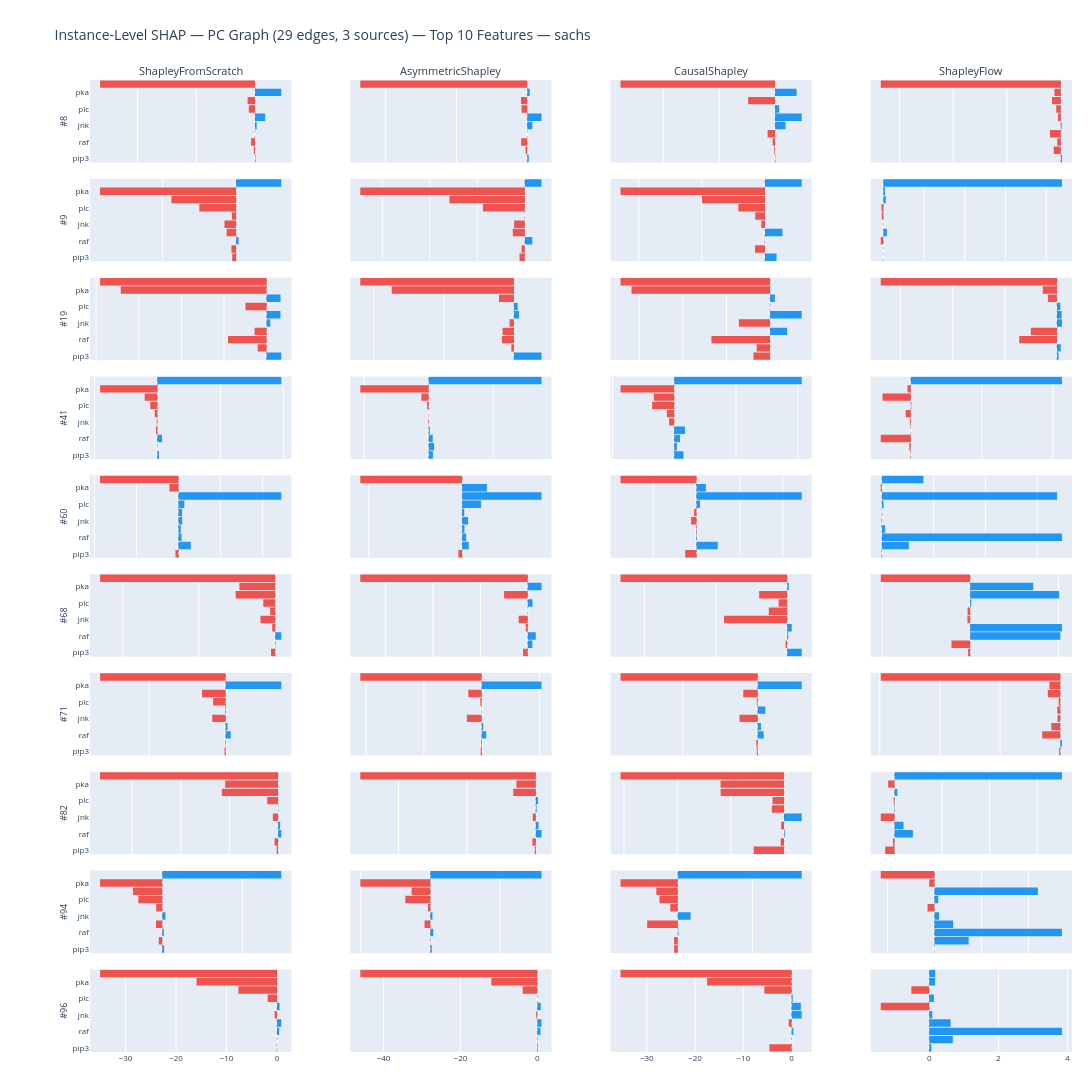

The notebook cell this image was saved under:
### Markdown cell above
## 7. Instance-Level SHAP — PC

### Code cell
N_INSTANCES  = 10
_rng         = np.random.default_rng(seed=42)
instance_idx = sorted(_rng.choice(len(x_test), size=N_INSTANCES, replace=False).tolist())
print(f'Selected {N_INSTANCES} instances (seed=42): {instance_idx}')


def plot_instance_shap_pc(features=None):
    feat_idx, feat_labels = _resolve_features(features)
    title_tag = f'Top {N_TOP_FEATURES}' if features is None else f'{len(feat_labels)}'
    fig = make_instance_shap_figure(
        methods        = PC_SCATTER_METHODS,
        col_labels     = COL_LABELS,
        feature_idx    = feat_idx,
        feature_labels = feat_labels,
        instance_idx   = instance_idx,
        shap_data      = shap_data,
        title          = (
            f'Instance-Level SHAP — PC Graph ({pc_edges} edges, {pc_sources} sources) — '
            f'{title_tag} Features — {DATASET}'
        ),
    )
    fig.show()
    return fig


fig_instance_pc = plot_instance_shap_pc()

### Figure 1 — Plotly figure (JSON) as saved in the notebook; plotly's stock layout.template omitted (floating-point values rounded to 4 significant figures)
{"data": [{"hovertemplate": "<b>Instance 8</b><br>%{y}: %{x:.4f}<extra></extra>", "marker": {"color": ["#2196F3", "#EF5350", "#EF5350", "#EF5350", "#2196F3", "#2196F3", "#EF5350", "#EF5350", "#2196F3", "#EF5350"], "line": {"width": 0}}, "orientation": "h", "showlegend": false, "type": "bar", "x": [0.1446, -0.4086, -1.358, -0.04496, 0.5527, 3.426, -2.115, -2.526, 8.911, -52.72], "xaxis": "x", "y": ["pip3", "pkc", "raf", "p38", "jnk", "pip2", "plc", "mek", "pka", "erk"], "yaxis": "y"}, {"hovertemplate": "<b>Instance 8</b><br>%{y}: %{x:.4f}<extra></extra>", "marker": {"color": ["#2196F3", "#EF5350", "#EF5350", "#EF5350", "#2196F3", "#2196F3", "#EF5350", "#EF5350", "#2196F3", "#EF5350"], "line": {"width": 0}}, "orientation": "h", "showlegend": false, "type": "bar", "x": [0.4302, -0.461, -1.716, -0.005595, 1.432, 4.024, -1.603, -1.768, 0.7024, -47.17], "xaxis": "x2", "y": ["pip3", "pkc", "raf", "p38", "jnk", "pip2", "plc", "mek", "pka", "erk"], "yaxis": "y2"}, {"hovertemplate": "<b>Instance 8</b><br>%{y}: %{x:.4f}<extra></extra>", "marker": {"color": ["#2196F3", "#EF5350", "#EF5350", "#EF5350", "#2196F3", "#2196F3", "#2196F3", "#EF5350", "#2196F3", "#EF5350"], "line": {"width": 0}}, "orientation": "h", "showlegend": false, "type": "bar", "x": [0.1147, -0.2932, -0.8332, -2.666, 3.745, 9.53, 1.466, -9.622, 7.713, -55.29], "xaxis": "x3", "y": ["pip3", "pkc", "raf", "p38", "jnk", "pip2", "plc", "mek", "pka", "erk"], "yaxis": "y3"}, {"hovertemplate": "<b>Instance 8</b><br>%{y}: %{x:.4f}<extra></extra>", "marker": {"color": ["#2196F3", "#EF5350", "#EF5350", "#EF5350", "#2196F3", "#EF5350", "#EF5350", "#EF5350", "#EF5350", "#EF5350"], "line": {"width": 0}}, "orientation": "h", "showlegend": false, "type": "bar", "x": [2.094, -13.14, -6.641, -20.17, 1.726, -5.27, -8.465, -16.32, -11.77, -334.8], "xaxis": "x4", "y": ["pip3", "pkc", "raf", "p38", "jnk", "pip2", "plc", "mek", "pka", "erk"], "yaxis": "y4"}, {"hovertemplate": "<b>Instance 9</b><br>%{y}: %{x:.4f}<extra></extra>", "marker": {"color": ["#EF5350", "#EF5350", "#2196F3", "#EF5350", "#EF5350", "#EF5350", "#EF5350", "#EF5350", "#EF5350", "#2196F3"], "line": {"width": 0}}, "orientation": "h", "showlegend": false, "type": "bar", "x": [-0.5268, -0.6308, 0.3276, -1.287, -1.584, -0.5746, -4.994, -8.789, -18.46, 6.125], "xaxis": "x5", "y": ["pip3", "pkc", "raf", "p38", "jnk", "pip2", "plc", "mek", "pka", "erk"], "yaxis": "y5"}, {"hovertemplate": "<b>Instance 9</b><br>%{y}: %{x:.4f}<extra></extra>", "marker": {"color": ["#EF5350", "#EF5350", "#2196F3", "#EF5350", "#EF5350", "#2196F3", "#EF5350", "#EF5350", "#EF5350", "#2196F3"], "line": {"width": 0}}, "orientation": "h", "showlegend": false, "type": "bar", "x": [-0.5553, -0.3395, 0.7886, -1.267, -1.124, 0.01163, -4.405, -7.944, -17.32, 1.754], "xaxis": "x6", "y": ["pip3", "pkc", "raf", "p38", "jnk", "pip2", "plc", "mek", "pka", "erk"], "yaxis": "y6"}, {"hovertemplate": "<b>Instance 9</b><br>%{y}: %{x:.4f}<extra></extra>", "marker": {"color": ["#2196F3", "#EF5350", "#EF5350", "#2196F3", "#EF5350", "#EF5350", "#EF5350", "#EF5350", "#EF5350", "#2196F3"], "line": {"width": 0}}, "orientation": "h", "showlegend": false, "type": "bar", "x": [1.836, -1.58, -0.02276, 2.775, -0.5851, -1.55, -4.211, -9.984, -22.9, 5.826], "xaxis": "x7", "y": ["pip3", "pkc", "raf", "p38", "jnk", "pip2", "plc", "mek", "pka", "erk"], "yaxis": "y7"}, {"hovertemplate": "<b>Instance 9</b><br>%{y}: %{x:.4f}<extra></extra>", "marker": {"color": ["#2196F3", "#2196F3", "#EF5350", "#2196F3", "#2196F3", "#EF5350", "#EF5350", "#2196F3", "#2196F3", "#2196F3"], "line": {"width": 0}}, "orientation": "h", "showlegend": false, "type": "bar", "x": [0.0, 0.0, -0.3169, 0.4342, 0.0, -0.1964, -0.225, 0.2994, 0.1979, 21.92], "xaxis": "x8", "y": ["pip3", "pkc", "raf", "p38", "jnk", "pip2", "plc", "mek", "pka", "erk"], "yaxis": "y8"}, {"hovertemplate": "<b>Instance 19</b><br>%{y}: %{x:.4f}<extra></extra>", "marker": {"color": ["#2196F3", "#EF5350", "#EF5350", "#EF5350", "#2196F3", "#2196F3", "#EF5350", "#2196F3", "#EF5350", "#EF5350"], "line": {"width": 0}}, "orientation": "h", "showlegend": false, "type": "bar", "x": [1.721, -1.044, -4.521, -1.409, 0.4277, 1.63, -2.477, 1.637, -17.11, -19.54], "xaxis": "x9", "y": ["pip3", "pkc", "raf", "p38", "jnk", "pip2", "plc", "mek", "pka", "erk"], "yaxis": "y9"}, {"hovertemplate": "<b>Instance 19</b><br>%{y}: %{x:.4f}<extra></extra>", "marker": {"color": ["#2196F3", "#EF5350", "#EF5350", "#EF5350", "#EF5350", "#2196F3", "#2196F3", "#EF5350", "#EF5350", "#EF5350"], "line": {"width": 0}}, "orientation": "h", "showlegend": false, "type": "bar", "x": [3.932, -0.3726, -1.724, -1.624, -0.6307, 0.7195, 0.5359, -2.135, -17.45, -21.94], "xaxis": "x10", "y": ["pip3", "pkc", "raf", "p38", "jnk", "pip2", "plc", "mek", "pka", "erk"], "yaxis": "y10"}, {"hovertemplate": "<b>Instance 19</b><br>%{y}: %{x:.4f}<extra></extra>", "marker": {"color": ["#EF5350", "#EF5350", "#EF5350", "#2196F3", "#EF5350", "#2196F3", "#EF5350", "#2196F3", "#EF5350", "#EF5350"], "line": {"width": 0}}, "orientation": "h", "showlegend": false, "type": "bar", "x": [-1.905, -1.541, -6.727, 1.953, -3.581, 3.626, -0.03013, 0.552, -15.89, -17.15], "xaxis": "x11", "y": ["pip3", "pkc", "raf", "p38", "jnk", "pip2", "plc", "mek", "pka", "erk"], "yaxis": "y11"}, {"hovertemplate": "<b>Instance 19</b><br>%{y}: %{x:.4f}<extra></extra>", "marker": {"color": ["#2196F3", "#2196F3", "#EF5350", "#EF5350", "#2196F3", "#2196F3", "#2196F3", "#EF5350", "#EF5350", "#EF5350"], "line": {"width": 0}}, "orientation": "h", "showlegend": false, "type": "bar", "x": [0.3187, 0.7271, -7.234, -5.015, 0.9599, 0.8946, 0.6511, -1.736, -2.709, -33.81], "xaxis": "x12", "y": ["pip3", "pkc", "raf", "p38", "jnk", "pip2", "plc", "mek", "pka", "erk"], "yaxis": "y12"}, {"hovertemplate": "<b>Instance 41</b><br>%{y}: %{x:.4f}<extra></extra>", "marker": {"color": ["#2196F3", "#EF5350", "#2196F3", "#EF5350", "#EF5350", "#EF5350", "#EF5350", "#EF5350", "#EF5350", "#2196F3"], "line": {"width": 0}}, "orientation": "h", "showlegend": false, "type": "bar", "x": [0.5092, -0.04203, 1.489, -0.4469, -0.1975, -0.8187, -2.243, -4.025, -18.19, 39.32], "xaxis": "x13", "y": ["pip3", "pkc", "raf", "p38", "jnk", "pip2", "plc", "mek", "pka", "erk"], "yaxis": "y13"}, {"hovertemplate": "<b>Instance 41</b><br>%{y}: %{x:.4f}<extra></extra>", "marker": {"color": ["#2196F3", "#2196F3", "#2196F3", "#2196F3", "#EF5350", "#EF5350", "#EF5350", "#EF5350", "#EF5350", "#2196F3"], "line": {"width": 0}}, "orientation": "h", "showlegend": false, "type": "bar", "x": [1.3, 1.657, 1.254, 0.329, -0.1507, -0.0246, -0.5148, -2.265, -21.21, 34.98], "xaxis": "x14", "y": ["pip3", "pkc", "raf", "p38", "jnk", "pip2", "plc", "mek", "pka", "erk"], "yaxis": "y14"}, {"hovertemplate": "<b>Instance 41</b><br>%{y}: %{x:.4f}<extra></extra>", "marker": {"color": ["#2196F3", "#2196F3", "#2196F3", "#2196F3", "#EF5350", "#EF5350", "#EF5350", "#EF5350", "#EF5350", "#2196F3"], "line": {"width": 0}}, "orientation": "h", "showlegend": false, "type": "bar", "x": [2.991, 0.8788, 1.885, 3.486, -1.652, -2.367, -7.154, -6.612, -17.37, 41.27], "xaxis": "x15", "y": ["pip3", "pkc", "raf", "p38", "jnk", "pip2", "plc", "mek", "pka", "erk"], "yaxis": "y15"}, {"hovertemplate": "<b>Instance 41</b><br>%{y}: %{x:.4f}<extra></extra>", "marker": {"color": ["#EF5350", "#EF5350", "#EF5350", "#2196F3", "#EF5350", "#EF5350", "#2196F3", "#EF5350", "#EF5350", "#2196F3"], "line": {"width": 0}}, "orientation": "h", "showlegend": false, "type": "bar", "x": [-0.2307, -1.043, -21.17, 0.04897, -0.6961, -3.613, 0.3691, -19.93, -2.315, 106.4], "xaxis": "x16", "y": ["pip3", "pkc", "raf", "p38", "jnk", "pip2", "plc", "mek", "pka", "erk"], "yaxis": "y16"}, {"hovertemplate": "<b>Instance 60</b><br>%{y}: %{x:.4f}<extra></extra>", "marker": {"color": ["#EF5350", "#2196F3", "#2196F3", "#2196F3", "#2196F3", "#2196F3", "#2196F3", "#2196F3", "#EF5350", "#EF5350"], "line": {"width": 0}}, "orientation": "h", "showlegend": false, "type": "bar", "x": [-1.434, 5.843, 1.472, 1.074, 1.772, 1.726, 2.769, 48.84, -4.327, -37.27], "xaxis": "x17", "y": ["pip3", "pkc", "raf", "p38", "jnk", "pip2", "plc", "mek", "pka", "erk"], "yaxis": "y17"}, {"hovertemplate": "<b>Instance 60</b><br>%{y}: %{x:.4f}<extra></extra>", "marker": {"color": ["#EF5350", "#2196F3", "#2196F3", "#2196F3", "#2196F3", "#2196F3", "#2196F3", "#2196F3", "#2196F3", "#EF5350"], "line": {"width": 0}}, "orientation": "h", "showlegend": false, "type": "bar", "x": [-2.021, 3.524, 2.147, 1.219, 3.15, 1.134, 10.11, 42.53, 13.27, -54.59], "xaxis": "x18", "y": ["pip3", "pkc", "raf", "p38", "jnk", "pip2", "plc", "mek", "pka", "erk"], "yaxis": "y18"}, {"hovertemplate": "<b>Instance 60</b><br>%{y}: %{x:.4f}<extra></extra>", "marker": {"color": ["#EF5350", "#2196F3", "#2196F3", "#EF5350", "#EF5350", "#EF5350", "#2196F3", "#2196F3", "#2196F3", "#EF5350"], "line": {"width": 0}}, "orientation": "h", "showlegend": false, "type": "bar", "x": [-5.24, 9.821, 0.2283, -0.2369, -2.493, -1.083, 1.603, 48.68, 4.346, -35.16], "xaxis": "x19", "y": ["pip3", "pkc", "raf", "p38", "jnk", "pip2", "plc", "mek", "pka", "erk"], "yaxis": "y19"}, {"hovertemplate": "<b>Instance 60</b><br>%{y}: %{x:.4f}<extra></extra>", "marker": {"color": ["#EF5350", "#2196F3", "#2196F3", "#2196F3", "#EF5350", "#2196F3", "#2196F3", "#2196F3", "#EF5350", "#2196F3"], "line": {"width": 0}}, "orientation": "h", "showlegend": false, "type": "bar", "x": [-0.07279, 5.191, 34.75, 0.613, -0.0688, 0.0467, 0.3099, 33.81, -0.2216, 7.999], "xaxis": "x20", "y": ["pip3", "pkc", "raf", "p38", "jnk", "pip2", "plc", "mek", "pka", "erk"], "yaxis": "y20"}, {"hovertemplate": "<b>Instance 68</b><br>%{y}: %{x:.4f}<extra></extra>", "marker": {"color": ["#EF5350", "#2196F3", "#2196F3", "#EF5350", "#EF5350", "#EF5350", "#EF5350", "#EF5350", "#EF5350", "#EF5350"], "line": {"width": 0}}, "orientation": "h", "showlegend": false, "type": "bar", "x": [-0.5498, 0.04872, 0.791, -0.3926, -1.932, -0.665, -1.567, -5.182, -4.691, -22.97], "xaxis": "x21", "y": ["pip3", "pkc", "raf", "p38", "jnk", "pip2", "plc", "mek", "pka", "erk"], "yaxis": "y21"}, {"hovertemplate": "<b>Instance 68</b><br>%{y}: %{x:.4f}<extra></extra>", "marker": {"color": ["#EF5350", "#2196F3", "#2196F3", "#EF5350", "#EF5350", "#EF5350", "#2196F3", "#EF5350", "#2196F3", "#EF5350"], "line": {"width": 0}}, "orientation": "h", "showlegend": false, "type": "bar", "x": [-0.991, 0.9771, 1.694, -0.4127, -1.921, -0.01461, 1.003, -4.998, 2.898, -35.35], "xaxis": "x22", "y": ["pip3", "pkc", "raf", "p38", "jnk", "pip2", "plc", "mek", "pka", "erk"], "yaxis": "y22"}, {"hovertemplate": "<b>Instance 68</b><br>%{y}: %{x:.4f}<extra></extra>", "marker": {"color": ["#2196F3", "#EF5350", "#2196F3", "#2196F3", "#EF5350", "#EF5350", "#EF5350", "#EF5350", "#2196F3", "#EF5350"], "line": {"width": 0}}, "orientation": "h", "showlegend": false, "type": "bar", "x": [2.034, -0.2243, 0.1397, 0.6407, -8.859, -2.577, -1.201, -3.928, 0.2237, -23.36], "xaxis": "x23", "y": ["pip3", "pkc", "raf", "p38", "jnk", "pip2", "plc", "mek", "pka", "erk"], "yaxis": "y23"}, {"hovertemplate": "<b>Instance 68</b><br>%{y}: %{x:.4f}<extra></extra>", "marker": {"color": ["#EF5350", "#EF5350", "#2196F3", "#2196F3", "#EF5350", "#EF5350", "#2196F3", "#2196F3", "#2196F3", "#EF5350"], "line": {"width": 0}}, "orientation": "h", "showlegend": false, "type": "bar", "x": [-0.1161, -1.06, 5.113, 5.205, -0.1534, -0.1473, 0.06571, 5.048, 3.573, -5.072], "xaxis": "x24", "y": ["pip3", "pkc", "raf", "p38", "jnk", "pip2", "plc", "mek", "pka", "erk"], "yaxis": "y24"}, {"hovertemplate": "<b>Instance 71</b><br>%{y}: %{x:.4f}<extra></extra>", "marker": {"color": ["#EF5350", "#EF5350", "#2196F3", "#2196F3", "#EF5350", "#EF5350", "#EF5350", "#EF5350", "#2196F3", "#EF5350"], "line": {"width": 0}}, "orientation": "h", "showlegend": false, "type": "bar", "x": [-0.308, -0.1245, 1.312, 0.4846, -3.501, -0.1558, -3.281, -6.17, 14.53, -32.83], "xaxis": "x25", "y": ["pip3", "pkc", "raf", "p38", "jnk", "pip2", "plc", "mek", "pka", "erk"], "yaxis": "y25"}, {"hovertemplate": "<b>Instance 71</b><br>%{y}: %{x:.4f}<extra></extra>", "marker": {"color": ["#EF5350", "#EF5350", "#2196F3", "#2196F3", "#EF5350", "#2196F3", "#EF5350", "#EF5350", "#2196F3", "#EF5350"], "line": {"width": 0}}, "orientation": "h", "showlegend": false, "type": "bar", "x": [-0.3707, -0.2267, 1.567, 0.5194, -5.126, 0.03551, -0.4828, -4.64, 20.68, -42.0], "xaxis": "x26", "y": ["pip3", "pkc", "raf", "p38", "jnk", "pip2", "plc", "mek", "pka", "erk"], "yaxis": "y26"}, {"hovertemplate": "<b>Instance 71</b><br>%{y}: %{x:.4f}<extra></extra>", "marker": {"color": ["#EF5350", "#EF5350", "#2196F3", "#2196F3", "#EF5350", "#2196F3", "#EF5350", "#EF5350", "#2196F3", "#EF5350"], "line": {"width": 0}}, "orientation": "h", "showlegend": false, "type": "bar", "x": [-0.2572, -0.3978, 1.574, 0.857, -4.865, 2.022, -0.2481, -3.854, 11.73, -36.61], "xaxis": "x27", "y": ["pip3", "pkc", "raf", "p38", "jnk", "pip2", "plc", "mek", "pka", "erk"], "yaxis": "y27"}, {"hovertemplate": "<b>Instance 71</b><br>%{y}: %{x:.4f}<extra></extra>", "marker": {"color": ["#EF5350", "#2196F3", "#EF5350", "#EF5350", "#EF5350", "#EF5350", "#EF5350", "#EF5350", "#EF5350", "#EF5350"], "line": {"width": 0}}, "orientation": "h", "showlegend": false, "type": "bar", "x": [-1.996, 2.658, -30.16, -15.05, -4.628, -5.059, -2.74, -20.82, -18.2, -298.4], "xaxis": "x28", "y": ["pip3", "pkc", "raf", "p38", "jnk", "pip2", "plc", "mek", "pka", "erk"], "yaxis": "y28"}, {"hovertemplate": "<b>Instance 82</b><br>%{y}: %{x:.4f}<extra></extra>", "marker": {"color": ["#EF5350", "#EF5350", "#2196F3", "#2196F3", "#EF5350", "#2196F3", "#EF5350", "#EF5350", "#EF5350", "#EF5350"], "line": {"width": 0}}, "orientation": "h", "showlegend": false, "type": "bar", "x": [-0.2818, -0.7181, 0.6483, 0.4282, -1.077, 0.03307, -2.231, -11.57, -10.88, -36.6], "xaxis": "x29", "y": ["pip3", "pkc", "raf", "p38", "jnk", "pip2", "plc", "mek", "pka", "erk"], "yaxis": "y29"}, {"hovertemplate": "<b>Instance 82</b><br>%{y}: %{x:.4f}<extra></extra>", "marker": {"color": ["#EF5350", "#EF5350", "#2196F3", "#2196F3", "#EF5350", "#2196F3", "#2196F3", "#EF5350", "#EF5350", "#EF5350"], "line": {"width": 0}}, "orientation": "h", "showlegend": false, "type": "bar", "x": [-0.3055, -0.9911, 1.642, 0.775, -0.888, 0.2296, 0.6151, -6.573, -5.653, -51.1], "xaxis": "x30", "y": ["pip3", "pkc", "raf", "p38", "jnk", "pip2", "plc", "mek", "pka", "erk"], "yaxis": "y30"}, {"hovertemplate": "<b>Instance 82</b><br>%{y}: %{x:.4f}<extra></extra>", "marker": {"color": ["#EF5350", "#EF5350", "#2196F3", "#EF5350", "#2196F3", "#EF5350", "#EF5350", "#EF5350", "#EF5350", "#EF5350"], "line": {"width": 0}}, "orientation": "h", "showlegend": false, "type": "bar", "x": [-5.682, -0.625, 0.1435, -0.5406, 3.312, -2.281, -2.152, -11.88, -11.9, -30.65], "xaxis": "x31", "y": ["pip3", "pkc", "raf", "p38", "jnk", "pip2", "plc", "mek", "pka", "erk"], "yaxis": "y31"}, {"hovertemplate": "<b>Instance 82</b><br>%{y}: %{x:.4f}<extra></extra>", "marker": {"color": ["#EF5350", "#EF5350", "#2196F3", "#2196F3", "#EF5350", "#2196F3", "#EF5350", "#2196F3", "#EF5350", "#2196F3"], "line": {"width": 0}}, "orientation": "h", "showlegend": false, "type": "bar", "x": [-0.1965, -0.03366, 0.3852, 0.189, -0.2897, 0.009594, -0.0192, 0.05817, -0.1339, 3.519], "xaxis": "x32", "y": ["pip3", "pkc", "raf", "p38", "jnk", "pip2", "plc", "mek", "pka", "erk"], "yaxis": "y32"}, {"hovertemplate": "<b>Instance 94</b><br>%{y}: %{x:.4f}<extra></extra>", "marker": {"color": ["#2196F3", "#EF5350", "#2196F3", "#EF5350", "#2196F3", "#EF5350", "#EF5350", "#EF5350", "#EF5350", "#2196F3"], "line": {"width": 0}}, "orientation": "h", "showlegend": false, "type": "bar", "x": [0.4682, -0.8637, 0.3978, -1.568, 0.8153, -1.514, -5.96, -7.309, -15.52, 29.68], "xaxis": "x33", "y": ["pip3", "pkc", "raf", "p38", "jnk", "pip2", "plc", "mek", "pka", "erk"], "yaxis": "y33"}, {"hovertemplate": "<b>Instance 94</b><br>%{y}: %{x:.4f}<extra></extra>", "marker": {"color": ["#2196F3", "#EF5350", "#2196F3", "#EF5350", "#2196F3", "#EF5350", "#EF5350", "#EF5350", "#EF5350", "#2196F3"], "line": {"width": 0}}, "orientation": "h", "showlegend": false, "type": "bar", "x": [0.4108, -0.06155, 0.814, -1.669, 0.5967, -0.6761, -7.196, -5.383, -20.13, 31.93], "xaxis": "x34", "y": ["pip3", "pkc", "raf", "p38", "jnk", "pip2", "plc", "mek", "pka", "erk"], "yaxis": "y34"}, {"hovertemplate": "<b>Instance 94</b><br>%{y}: %{x:.4f}<extra></extra>", "marker": {"color": ["#EF5350", "#EF5350", "#2196F3", "#EF5350", "#2196F3", "#EF5350", "#EF5350", "#EF5350", "#EF5350", "#2196F3"], "line": {"width": 0}}, "orientation": "h", "showlegend": false, "type": "bar", "x": [-0.9707, -1.006, 0.1728, -8.218, 3.438, -2.005, -4.91, -5.76, -15.37, 33.26], "xaxis": "x35", "y": ["pip3", "pkc", "raf", "p38", "jnk", "pip2", "plc", "mek", "pka", "erk"], "yaxis": "y35"}, {"hovertemplate": "<b>Instance 94</b><br>%{y}: %{x:.4f}<extra></extra>", "marker": {"color": ["#2196F3", "#2196F3", "#2196F3", "#2196F3", "#2196F3", "#EF5350", "#2196F3", "#2196F3", "#EF5350", "#EF5350"], "line": {"width": 0}}, "orientation": "h", "showlegend": false, "type": "bar", "x": [0.0, 1.456, 5.433, 0.7947, 0.1939, -0.2958, 0.1599, 4.408, -0.2262, -2.289], "xaxis": "x36", "y": ["pip3", "pkc", "raf", "p38", "jnk", "pip2", "plc", "mek", "pka", "erk"], "yaxis": "y36"}, {"hovertemplate": "<b>Instance 96</b><br>%{y}: %{x:.4f}<extra></extra>", "marker": {"color": ["#EF5350", "#EF5350", "#2196F3", "#2196F3", "#EF5350", "#2196F3", "#EF5350", "#EF5350", "#EF5350", "#EF5350"], "line": {"width": 0}}, "orientation": "h", "showlegend": false, "type": "bar", "x": [-0.06034, -0.01414, 0.4179, 0.8374, -0.4665, 0.5019, -1.85, -7.652, -15.93, -35.05], "xaxis": "x37", "y": ["pip3", "pkc", "raf", "p38", "jnk", "pip2", "plc", "mek", "pka", "erk"], "yaxis": "y37"}, {"hovertemplate": "<b>Instance 96</b><br>%{y}: %{x:.4f}<extra></extra>", "marker": {"color": ["#2196F3", "#EF5350", "#2196F3", "#2196F3", "#EF5350", "#2196F3", "#EF5350", "#EF5350", "#EF5350", "#EF5350"], "line": {"width": 0}}, "orientation": "h", "showlegend": false, "type": "bar", "x": [0.1599, -0.06721, 0.8109, 1.082, -0.2892, 0.8912, -0.0234, -3.811, -11.97, -46.05], "xaxis": "x38", "y": ["pip3", "pkc", "raf", "p38", "jnk", "pip2", "plc", "mek", "pka", "erk"], "yaxis": "y38"}, {"hovertemplate": "<b>Instance 96</b><br>%{y}: %{x:.4f}<extra></extra>", "marker": {"color": ["#EF5350", "#EF5350", "#2196F3", "#EF5350", "#2196F3", "#2196F3", "#2196F3", "#EF5350", "#EF5350", "#EF5350"], "line": {"width": 0}}, "orientation": "h", "showlegend": false, "type": "bar", "x": [-4.607, -0.01389, 0.3393, -0.6119, 2.084, 1.899, 0.2238, -5.647, -17.5, -35.43], "xaxis": "x39", "y": ["pip3", "pkc", "raf", "p38", "jnk", "pip2", "plc", "mek", "pka", "erk"], "yaxis": "y39"}, {"hovertemplate": "<b>Instance 96</b><br>%{y}: %{x:.4f}<extra></extra>", "marker": {"color": ["#2196F3", "#2196F3", "#2196F3", "#2196F3", "#2196F3", "#EF5350", "#2196F3", "#EF5350", "#2196F3", "#2196F3"], "line": {"width": 0}}, "orientation": "h", "showlegend": false, "type": "bar", "x": [0.06295, 0.6823, 3.838, 0.62, 0.08928, -1.4, 0.1358, -0.5149, 0.1695, 0.1744], "xaxis": "x40", "y": ["pip3", "pkc", "raf", "p38", "jnk", "pip2", "plc", "mek", "pka", "erk"], "yaxis": "y40"}], "layout": {"annotations": [{"font": {"color": "#2c3e50", "size": 11}, "showarrow": false, "text": "ShapleyFromScratch", "x": 0.1025, "xanchor": "center", "xref": "paper", "y": 1.0, "yanchor": "bottom", "yref": "paper"}, {"font": {"color": "#2c3e50", "size": 11}, "showarrow": false, "text": "AsymmetricShapley", "x": 0.3675, "xanchor": "center", "xref": "paper", "y": 1.0, "yanchor": "bottom", "yref": "paper"}, {"font": {"color": "#2c3e50", "size": 11}, "showarrow": false, "text": "CausalShapley", "x": 0.6325, "xanchor": "center", "xref": "paper", "y": 1.0, "yanchor": "bottom", "yref": "paper"}, {"font": {"color": "#2c3e50", "size": 11}, "showarrow": false, "text": "ShapleyFlow", "x": 0.8975, "xanchor": "center", "xref": "paper", "y": 1.0, "yanchor": "bottom", "yref": "paper"}], "bargap": 0.1, "height": 2680, "margin": {"b": 40, "l": 90, "r": 20, "t": 80}, "shapes": [{"line": {"color": "rgba(80,80,80,0.40)", "dash": "dot", "width": 1}, "type": "line", "x0": 0, "x1": 0, "xref": "x", "y0": 0, "y1": 1, "yref": "y domain"}, {"line": {"color": "rgba(80,80,80,0.40)", "dash": "dot", "width": 1}, "type": "line", "x0": 0, "x1": 0, "xref": "x2", "y0": 0, "y1": 1, "yref": "y2 domain"}, {"line": {"color": "rgba(80,80,80,0.40)", "dash": "dot", "width": 1}, "type": "line", "x0": 0, "x1": 0, "xref": "x3", "y0": 0, "y1": 1, "yref": "y3 domain"}, {"line": {"color": "rgba(80,80,80,0.40)", "dash": "dot", "width": 1}, "type": "line", "x0": 0, "x1": 0, "xref": "x4", "y0": 0, "y1": 1, "yref": "y4 domain"}, {"line": {"color": "rgba(80,80,80,0.40)", "dash": "dot", "width": 1}, "type": "line", "x0": 0, "x1": 0, "xref": "x5", "y0": 0, "y1": 1, "yref": "y5 domain"}, {"line": {"color": "rgba(80,80,80,0.40)", "dash": "dot", "width": 1}, "type": "line", "x0": 0, "x1": 0, "xref": "x6", "y0": 0, "y1": 1, "yref": "y6 domain"}, {"line": {"color": "rgba(80,80,80,0.40)", "dash": "dot", "width": 1}, "type": "line", "x0": 0, "x1": 0, "xref": "x7", "y0": 0, "y1": 1, "yref": "y7 domain"}, {"line": {"color": "rgba(80,80,80,0.40)", "dash": "dot", "width": 1}, "type": "line", "x0": 0, "x1": 0, "xref": "x8", "y0": 0, "y1": 1, "yref": "y8 domain"}, {"line": {"color": "rgba(80,80,80,0.40)", "dash": "dot", "width": 1}, "type": "line", "x0": 0, "x1": 0, "xref": "x9", "y0": 0, "y1": 1, "yref": "y9 domain"}, {"line": {"color": "rgba(80,80,80,0.40)", "dash": "dot", "width": 1}, "type": "line", "x0": 0, "x1": 0, "xref": "x10", "y0": 0, "y1": 1, "yref": "y10 domain"}, {"line": {"color": "rgba(80,80,80,0.40)", "dash": "dot", "width": 1}, "type": "line", "x0": 0, "x1": 0, "xref": "x11", "y0": 0, "y1": 1, "yref": "y11 domain"}, {"line": {"color": "rgba(80,80,80,0.40)", "dash": "dot", "width": 1}, "type": "line", "x0": 0, "x1": 0, "xref": "x12", "y0": 0, "y1": 1, "yref": "y12 domain"}, {"line": {"color": "rgba(80,80,80,0.40)", "dash": "dot", "width": 1}, "type": "line", "x0": 0, "x1": 0, "xref": "x13", "y0": 0, "y1": 1, "yref": "y13 domain"}, {"line": {"color": "rgba(80,80,80,0.40)", "dash": "dot", "width": 1}, "type": "line", "x0": 0, "x1": 0, "xref": "x14", "y0": 0, "y1": 1, "yref": "y14 domain"}, {"line": {"color": "rgba(80,80,80,0.40)", "dash": "dot", "width": 1}, "type": "line", "x0": 0, "x1": 0, "xref": "x15", "y0": 0, "y1": 1, "yref": "y15 domain"}, {"line": {"color": "rgba(80,80,80,0.40)", "dash": "dot", "width": 1}, "type": "line", "x0": 0, "x1": 0, "xref": "x16", "y0": 0, "y1": 1, "yref": "y16 domain"}, {"line": {"color": "rgba(80,80,80,0.40)", "dash": "dot", "width": 1}, "type": "line", "x0": 0, "x1": 0, "xref": "x17", "y0": 0, "y1": 1, "yref": "y17 domain"}, {"line": {"color": "rgba(80,80,80,0.40)", "dash": "dot", "width": 1}, "type": "line", "x0": 0, "x1": 0, "xref": "x18", "y0": 0, "y1": 1, "yref": "y18 domain"}, {"line": {"color": "rgba(80,80,80,0.40)", "dash": "dot", "width": 1}, "type": "line", "x0": 0, "x1": 0, "xref": "x19", "y0": 0, "y1": 1, "yref": "y19 domain"}, {"line": {"color": "rgba(80,80,80,0.40)", "dash": "dot", "width": 1}, "type": "line", "x0": 0, "x1": 0, "xref": "x20", "y0": 0, "y1": 1, "yref": "y20 domain"}, {"line": {"color": "rgba(80,80,80,0.40)", "dash": "dot", "width": 1}, "type": "line", "x0": 0, "x1": 0, "xref": "x21", "y0": 0, "y1": 1, "yref": "y21 domain"}, {"line": {"color": "rgba(80,80,80,0.40)", "dash": "dot", "width": 1}, "type": "line", "x0": 0, "x1": 0, "xref": "x22", "y0": 0, "y1": 1, "yref": "y22 domain"}, {"line": {"color": "rgba(80,80,80,0.40)", "dash": "dot", "width": 1}, "type": "line", "x0": 0, "x1": 0, "xref": "x23", "y0": 0, "y1": 1, "yref": "y23 domain"}, {"line": {"color": "rgba(80,80,80,0.40)", "dash": "dot", "width": 1}, "type": "line", "x0": 0, "x1": 0, "xref": "x24", "y0": 0, "y1": 1, "yref": "y24 domain"}, {"line": {"color": "rgba(80,80,80,0.40)", "dash": "dot", "width": 1}, "type": "line", "x0": 0, "x1": 0, "xref": "x25", "y0": 0, "y1": 1, "yref": "y25 domain"}, {"line": {"color": "rgba(80,80,80,0.40)", "dash": "dot", "width": 1}, "type": "line", "x0": 0, "x1": 0, "xref": "x26", "y0": 0, "y1": 1, "yref": "y26 domain"}, {"line": {"color": "rgba(80,80,80,0.40)", "dash": "dot", "width": 1}, "type": "line", "x0": 0, "x1": 0, "xref": "x27", "y0": 0, "y1": 1, "yref": "y27 domain"}, {"line": {"color": "rgba(80,80,80,0.40)", "dash": "dot", "width": 1}, "type": "line", "x0": 0, "x1": 0, "xref": "x28", "y0": 0, "y1": 1, "yref": "y28 domain"}, {"line": {"color": "rgba(80,80,80,0.40)", "dash": "dot", "width": 1}, "type": "line", "x0": 0, "x1": 0, "xref": "x29", "y0": 0, "y1": 1, "yref": "y29 domain"}, {"line": {"color": "rgba(80,80,80,0.40)", "dash": "dot", "width": 1}, "type": "line", "x0": 0, "x1": 0, "xref": "x30", "y0": 0, "y1": 1, "yref": "y30 domain"}, {"line": {"color": "rgba(80,80,80,0.40)", "dash": "dot", "width": 1}, "type": "line", "x0": 0, "x1": 0, "xref": "x31", "y0": 0, "y1": 1, "yref": "y31 domain"}, {"line": {"color": "rgba(80,80,80,0.40)", "dash": "dot", "width": 1}, "type": "line", "x0": 0, "x1": 0, "xref": "x32", "y0": 0, "y1": 1, "yref": "y32 domain"}, {"line": {"color": "rgba(80,80,80,0.40)", "dash": "dot", "width": 1}, "type": "line", "x0": 0, "x1": 0, "xref": "x33", "y0": 0, "y1": 1, "yref": "y33 domain"}, {"line": {"color": "rgba(80,80,80,0.40)", "dash": "dot", "width": 1}, "type": "line", "x0": 0, "x1": 0, "xref": "x34", "y0": 0, "y1": 1, "yref": "y34 domain"}, {"line": {"color": "rgba(80,80,80,0.40)", "dash": "dot", "width": 1}, "type": "line", "x0": 0, "x1": 0, "xref": "x35", "y0": 0, "y1": 1, "yref": "y35 domain"}, {"line": {"color": "rgba(80,80,80,0.40)", "dash": "dot", "width": 1}, "type": "line", "x0": 0, "x1": 0, "xref": "x36", "y0": 0, "y1": 1, "yref": "y36 domain"}, {"line": {"color": "rgba(80,80,80,0.40)", "dash": "dot", "width": 1}, "type": "line", "x0": 0, "x1": 0, "xref": "x37", "y0": 0, "y1": 1, "yref": "y37 domain"}, {"line": {"color": "rgba(80,80,80,0.40)", "dash": "dot", "width": 1}, "type": "line", "x0": 0, "x1": 0, "xref": "x38", "y0": 0, "y1": 1, "yref": "y38 domain"}, {"line": {"color": "rgba(80,80,80,0.40)", "dash": "dot", "width": 1}, "type": "line", "x0": 0, "x1": 0, "xref": "x39", "y0": 0, "y1": 1, "yref": "y39 domain"}, {"line": {"color": "rgba(80,80,80,0.40)", "dash": "dot", "width": 1}, "type": "line", "x0": 0, "x1": 0, "xref": "x40", "y0": 0, "y1": 1, "yref": "y40 domain"}], "title": {"font": {"size": 14}, "text": "Instance-Level SHAP — PC Graph (29 edges, 3 sources) — Top 10 Features — sachs"}, "width": 1300, "xaxis": {"anchor": "y", "domain": [0, 0.205], "showticklabels": false, "tickfont": {"size": 8}}, "xaxis10": {"anchor": "y10", "domain": [0.265, 0.47], "showticklabels": false, "tickfont": {"size": 8}}, "xaxis11": {"anchor": "y11", "domain": [0.53, 0.735], "showticklabels": false, "tickfont": {"size": 8}}, "xaxis12": {"anchor": "y12", "domain": [0.795, 1], "showticklabels": false, "tickfont": {"size": 8}}, "xaxis13": {"anchor": "y13", "domain": [0, 0.205], "showticklabels": false, "tickfont": {"size": 8}}, "xaxis14": {"anchor": "y14", "domain": [0.265, 0.47], "showticklabels": false, "tickfont": {"size": 8}}, "xaxis15": {"anchor": "y15", "domain": [0.53, 0.735], "showticklabels": false, "tickfont": {"size": 8}}, "xaxis16": {"anchor": "y16", "domain": [0.795, 1], "showticklabels": false, "tickfont": {"size": 8}}, "xaxis17": {"anchor": "y17", "domain": [0, 0.205], "showticklabels": false, "tickfont": {"size": 8}}, "xaxis18": {"anchor": "y18", "domain": [0.265, 0.47], "showticklabels": false, "tickfont": {"size": 8}}, "xaxis19": {"anchor": "y19", "domain": [0.53, 0.735], "showticklabels": false, "tickfont": {"size": 8}}, "xaxis2": {"anchor": "y2", "domain": [0.265, 0.47], "showticklabels": false, "tickfont": {"size": 8}}, "xaxis20": {"anchor": "y20", "domain": [0.795, 1], "showticklabels": false, "tickfont": {"size": 8}}, "xaxis21": {"anchor": "y21", "domain": [0, 0.205], "showticklabels": false, "tickfont": {"size": 8}}, "xaxis22": {"anchor": "y22", "domain": [0.265, 0.47], "showticklabels": false, "tickfont": {"size": 8}}, "xaxis23": {"anchor": "y23", "domain": [0.53, 0.735], "showticklabels": false, "tickfont": {"size": 8}}, "xaxis24": {"anchor": "y24", "domain": [0.795, 1], "showticklabels": false, "tickfont": {"size": 8}}, "xaxis25": {"anchor": "y25", "domain": [0, 0.205], "showticklabels": false, "tickfont": {"size": 8}}, "xaxis26": {"anchor": "y26", "domain": [0.265, 0.47], "showticklabels": false, "tickfont": {"size": 8}}, "xaxis27": {"anchor": "y27", "domain": [0.53, 0.735], "showticklabels": false, "tickfont": {"size": 8}}, "xaxis28": {"anchor": "y28", "domain": [0.795, 1], "showticklabels": false, "tickfont": {"size": 8}}, "xaxis29": {"anchor": "y29", "domain": [0, 0.205], "showticklabels": false, "tickfont": {"size": 8}}, "xaxis3": {"anchor": "y3", "domain": [0.53, 0.735], "showticklabels": false, "tickfont": {"size": 8}}, "xaxis30": {"anchor": "y30", "domain": [0.265, 0.47], "showticklabels": false, "tickfont": {"size": 8}}, "xaxis31": {"anchor": "y31", "domain": [0.53, 0.735], "showticklabels": false, "tickfont": {"size": 8}}, "xaxis32": {"anchor": "y32", "domain": [0.795, 1], "showticklabels": false, "tickfont": {"size": 8}}, "xaxis33": {"anchor": "y33", "domain": [0, 0.205], "showticklabels": false, "tickfont": {"size": 8}}, "xaxis34": {"anchor": "y34", "domain": [0.265, 0.47], "showticklabels": false, "tickfont": {"size": 8}}, "xaxis35": {"anchor": "y35", "domain": [0.53, 0.735], "showticklabels": false, "tickfont": {"size": 8}}, "xaxis36": {"anchor": "y36", "domain": [0.795, 1], "showticklabels": false, "tickfont": {"size": 8}}, "xaxis37": {"anchor": "y37", "domain": [0, 0.205], "showticklabels": true, "tickfont": {"size": 8}}, "xaxis38": {"anchor": "y38", "domain": [0.265, 0.47], "showticklabels": true, "tickfont": {"size": 8}}, "xaxis39": {"anchor": "y39", "domain": [0.53, 0.735], "showticklabels": true, "tickfont": {"size": 8}}, "xaxis4": {"anchor": "y4", "domain": [0.795, 1], "showticklabels": false, "tickfont": {"size": 8}}, "xaxis40": {"anchor": "y40", "domain": [0.795, 1], "showticklabels": true, "tickfont": {"size": 8}}, "xaxis5": {"anchor": "y5", "domain": [0, 0.205], "showticklabels": false, "tickfont": {"size": 8}}, "xaxis6": {"anchor": "y6", "domain": [0.265, 0.47], "showticklabels": false, "tickfont": {"size": 8}}, "xaxis7": {"anchor": "y7", "domain": [0.53, 0.735], "showticklabels": false, "tickfont": {"size": 8}}, "xaxis8": {"anchor": "y8", "domain": [0.795, 1], "showticklabels": false, "tickfont": {"size": 8}}, "xaxis9": {"anchor": "y9", "domain": [0, 0.205], "showticklabels": false, "tickfont": {"size": 8}}, "yaxis": {"anchor": "x", "domain": [0.915, 1.0], "showticklabels": true, "tickfont": {"size": 8}, "title": {"font": {"size": 9}, "standoff": 3, "text": "#8"}}, "yaxis10": {"anchor": "x10", "domain": [0.7117, 0.7967], "showticklabels": false}, "yaxis11": {"anchor": "x11", "domain": [0.7117, 0.7967], "showticklabels": false}, "yaxis12": {"anchor": "x12", "domain": [0.7117, 0.7967], "showticklabels": false}, "yaxis13": {"anchor": "x13", "domain": [0.61, 0.695], "showticklabels": true, "tickfont": {"size": 8}, "title": {"font": {"size": 9}, "standoff": 3, "text": "#41"}}, "yaxis14": {"anchor": "x14", "domain": [0.61, 0.695], "showticklabels": false}, "yaxis15": {"anchor": "x15", "domain": [0.61, 0.695], "showticklabels": false}, "yaxis16": {"anchor": "x16", "domain": [0.61, 0.695], "showticklabels": false}, "yaxis17": {"anchor": "x17", "domain": [0.5083, 0.5933], "showticklabels": true, "tickfont": {"size": 8}, "title": {"font": {"size": 9}, "standoff": 3, "text": "#60"}}, "yaxis18": {"anchor": "x18", "domain": [0.5083, 0.5933], "showticklabels": false}, "yaxis19": {"anchor": "x19", "domain": [0.5083, 0.5933], "showticklabels": false}, "yaxis2": {"anchor": "x2", "domain": [0.915, 1.0], "showticklabels": false}, "yaxis20": {"anchor": "x20", "domain": [0.5083, 0.5933], "showticklabels": false}, "yaxis21": {"anchor": "x21", "domain": [0.4067, 0.4917], "showticklabels": true, "tickfont": {"size": 8}, "title": {"font": {"size": 9}, "standoff": 3, "text": "#68"}}, "yaxis22": {"anchor": "x22", "domain": [0.4067, 0.4917], "showticklabels": false}, "yaxis23": {"anchor": "x23", "domain": [0.4067, 0.4917], "showticklabels": false}, "yaxis24": {"anchor": "x24", "domain": [0.4067, 0.4917], "showticklabels": false}, "yaxis25": {"anchor": "x25", "domain": [0.305, 0.39], "showticklabels": true, "tickfont": {"size": 8}, "title": {"font": {"size": 9}, "standoff": 3, "text": "#71"}}, "yaxis26": {"anchor": "x26", "domain": [0.305, 0.39], "showticklabels": false}, "yaxis27": {"anchor": "x27", "domain": [0.305, 0.39], "showticklabels": false}, "yaxis28": {"anchor": "x28", "domain": [0.305, 0.39], "showticklabels": false}, "yaxis29": {"anchor": "x29", "domain": [0.2033, 0.2883], "showticklabels": true, "tickfont": {"size": 8}, "title": {"font": {"size": 9}, "standoff": 3, "text": "#82"}}, "yaxis3": {"anchor": "x3", "domain": [0.915, 1.0], "showticklabels": false}, "yaxis30": {"anchor": "x30", "domain": [0.2033, 0.2883], "showticklabels": false}, "yaxis31": {"anchor": "x31", "domain": [0.2033, 0.2883], "showticklabels": false}, "yaxis32": {"anchor": "x32", "domain": [0.2033, 0.2883], "showticklabels": false}, "yaxis33": {"anchor": "x33", "domain": [0.1017, 0.1867], "showticklabels": true, "tickfont": {"size": 8}, "title": {"font": {"size": 9}, "standoff": 3, "text": "#94"}}, "yaxis34": {"anchor": "x34", "domain": [0.1017, 0.1867], "showticklabels": false}, "yaxis35": {"anchor": "x35", "domain": [0.1017, 0.1867], "showticklabels": false}, "yaxis36": {"anchor": "x36", "domain": [0.1017, 0.1867], "showticklabels": false}, "yaxis37": {"anchor": "x37", "domain": [0, 0.085], "showticklabels": true, "tickfont": {"size": 8}, "title": {"font": {"size": 9}, "standoff": 3, "text": "#96"}}, "yaxis38": {"anchor": "x38", "domain": [0, 0.085], "showticklabels": false}, "yaxis39": {"anchor": "x39", "domain": [0, 0.085], "showticklabels": false}, "yaxis4": {"anchor": "x4", "domain": [0.915, 1.0], "showticklabels": false}, "yaxis40": {"anchor": "x40", "domain": [0, 0.085], "showticklabels": false}, "yaxis5": {"anchor": "x5", "domain": [0.8133, 0.8983], "showticklabels": true, "tickfont": {"size": 8}, "title": {"font": {"size": 9}, "standoff": 3, "text": "#9"}}, "yaxis6": {"anchor": "x6", "domain": [0.8133, 0.8983], "showticklabels": false}, "yaxis7": {"anchor": "x7", "domain": [0.8133, 0.8983], "showticklabels": false}, "yaxis8": {"anchor": "x8", "domain": [0.8133, 0.8983], "showticklabels": false}, "yaxis9": {"anchor": "x9", "domain": [0.7117, 0.7967], "showticklabels": true, "tickfont": {"size": 8}, "title": {"font": {"size": 9}, "standoff": 3, "text": "#19"}}}}
